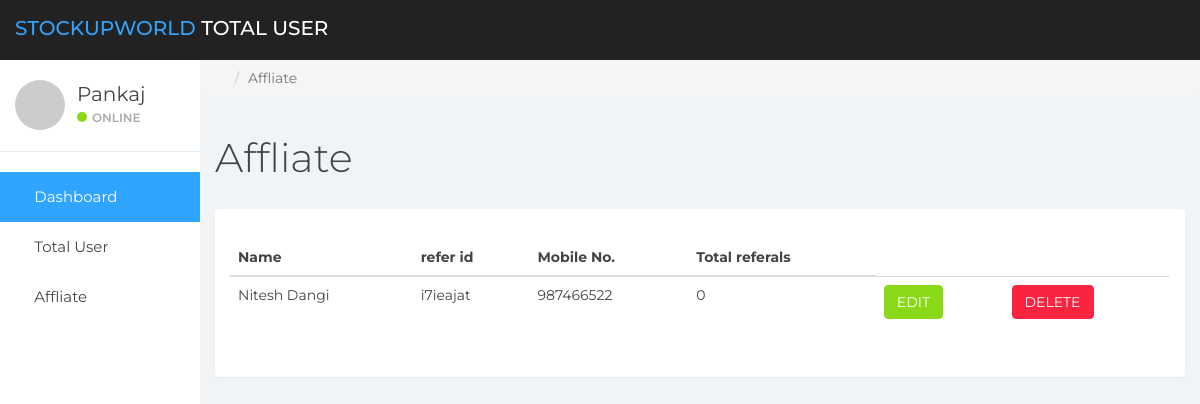
The page /admin/affliate.php on the database its author committed.
### tables this page shows
CREATE TABLE `affiliate_id` (
  `Serial number` int(11) NOT NULL,
  `name` varchar(255) NOT NULL,
  `phone_number` varchar(255) NOT NULL,
  `email` varchar(255) NOT NULL,
  `refer_id` varchar(255) NOT NULL
);

### admin/affliate.php (the view, shortened to what this page needs)
<?php include('sidebar/sidebar.php');?>
	<div class="col-sm-9 col-sm-offset-3 col-lg-10 col-lg-offset-2 main">
		<div class="row">
			<ol class="breadcrumb">
				<li><a href="#">
					<em class="fa fa-home"></em>
				</a></li>
				<li class="active">Affliate</li>
			</ol>
		</div>
		<div class="row">
			<div class="col-lg-12">
				<h1 class="page-header">Affliate</h1>
			</div>
		</div>
		<div class="panel panel-container" style="padding:30px;">
			<div class="row">
				<table class="table" id="dataTable" width="100%" cellspacing="0">
		      <thead>
		        <tr>
		          <th>Name</th>
		          <th>refer id</th>
				  <th>Mobile No.</th>
				  <th>Total referals</th>
		        </tr>
		      </thead>
							<?php
							 $connection = mysqli_connect("localhost","root","","db_elearning");
							 $query = "SELECT name,phone_number,refer_id FROM affiliate_id";
							 $query_run = mysqli_query($connection, $query);
              ?>
    <tbody>
      <?php
      if(mysqli_num_rows($query_run)>0)
      {
        while($row = mysqli_fetch_assoc($query_run) )
        {
					?>
					<tr>
						<td> <?php echo $row['name']; ?></td>
						<td> <?php echo $row['refer_id']; ?></td>
						<td> <?php echo $row['phone_number']; ?></td>
						<?php
							$connection = mysqli_connect("localhost","root","","db_elearning");
							$query2 = "SELECT refer_id FROM affiliate_id";
							$query_run2 = mysqli_query($connection, $query2);
							if(mysqli_num_rows($query_run2)>0)
							{
							while($refer_id = mysqli_fetch_assoc($query_run2))
								{
							$ref_id = $refer_id["refer_id"];
							$connection = mysqli_connect("localhost","root","","db_elearning");
							$query1 = "SELECT COUNT(id) as count FROM registration where affiliate='$ref_id'";
							$query_run1 = mysqli_query($connection, $query1);
							if(mysqli_num_rows($query_run1)>0)
							{
								while($row1 = mysqli_fetch_assoc($query_run1) )
								{
						?>
						<td> <?php echo $row1['count']; ?></td>
						<?php
								}}
						?>
						<td>
								<button type="submit"class="btn btn-success">EDIT</button>
						</td>
						<td>
								<button type="submit"class="btn btn-danger">DELETE</button>
						</td>
					<?php
							}}
					?>
        <?php
			   }
      }
			else{
					echo 'No Record found';
				}
				?>
    </tbody>
  	</table>
	</div>
</div>
</div>
</body>
</html>

### admin/css/styles.css (style rules this page uses)
body { background: #f1f4f7; padding-top: 60px; font-size: 14px; color: #444444; font-family: "Montserrat", "Helvetica Neue", Helvetica, Arial, sans-serif; }
a, a:hover, a:focus { color: #30a5ff; }
h1, h2, h3, h4, h5, h6 { color: #444444; }
h1 { font-weight: 300; font-size: 40px; }
.btn-success, .btn-success:hover, .btn-success:focus, .btn-success:active, .btn-success.active, .open > .dropdown-toggle.btn-success, .btn-success.disabled, .btn-success[disabled], fieldset[disabled] .btn-success, .btn-success.disabled:hover, .btn-success[disabled]:hover, fieldset[disabled] .btn-success:hover, .btn-success.disabled:focus, .btn-success[disabled]:focus, fieldset[disabled] .btn-success:focus, .btn-success.disabled:active, .btn-success[disabled]:active, fieldset[disabled] .btn-success:active, .btn-success.disabled.active, .btn-success[disabled].active, fieldset[disabled] .btn-success.active { background-color: #8ad919; border-color: #8ad919; }
.btn-danger, .btn-danger:hover, .btn-danger:focus, .btn-danger:active, .btn-danger.active, .open > .dropdown-toggle.btn-danger, .btn-danger.disabled, .btn-danger[disabled], fieldset[disabled] .btn-danger, .btn-danger.disabled:hover, .btn-danger[disabled]:hover, fieldset[disabled] .btn-danger:hover, .btn-danger.disabled:focus, .btn-danger[disabled]:focus, fieldset[disabled] .btn-danger:focus, .btn-danger.disabled:active, .btn-danger[disabled]:active, fieldset[disabled] .btn-danger:active, .btn-danger.disabled.active, .btn-danger[disabled].active, fieldset[disabled] .btn-danger.active { background-color: #f9243f; border-color: #f9243f; }
.panel { border: 0; }
.panel-container { padding-top: 20px; }
h1.page-header { margin-top: 20px; border-bottom: 0; }

### rows shown on the page
affiliate_id: name "Nitesh Dangi", refer "i7ieajat", phone_number "987466522", count "0"
